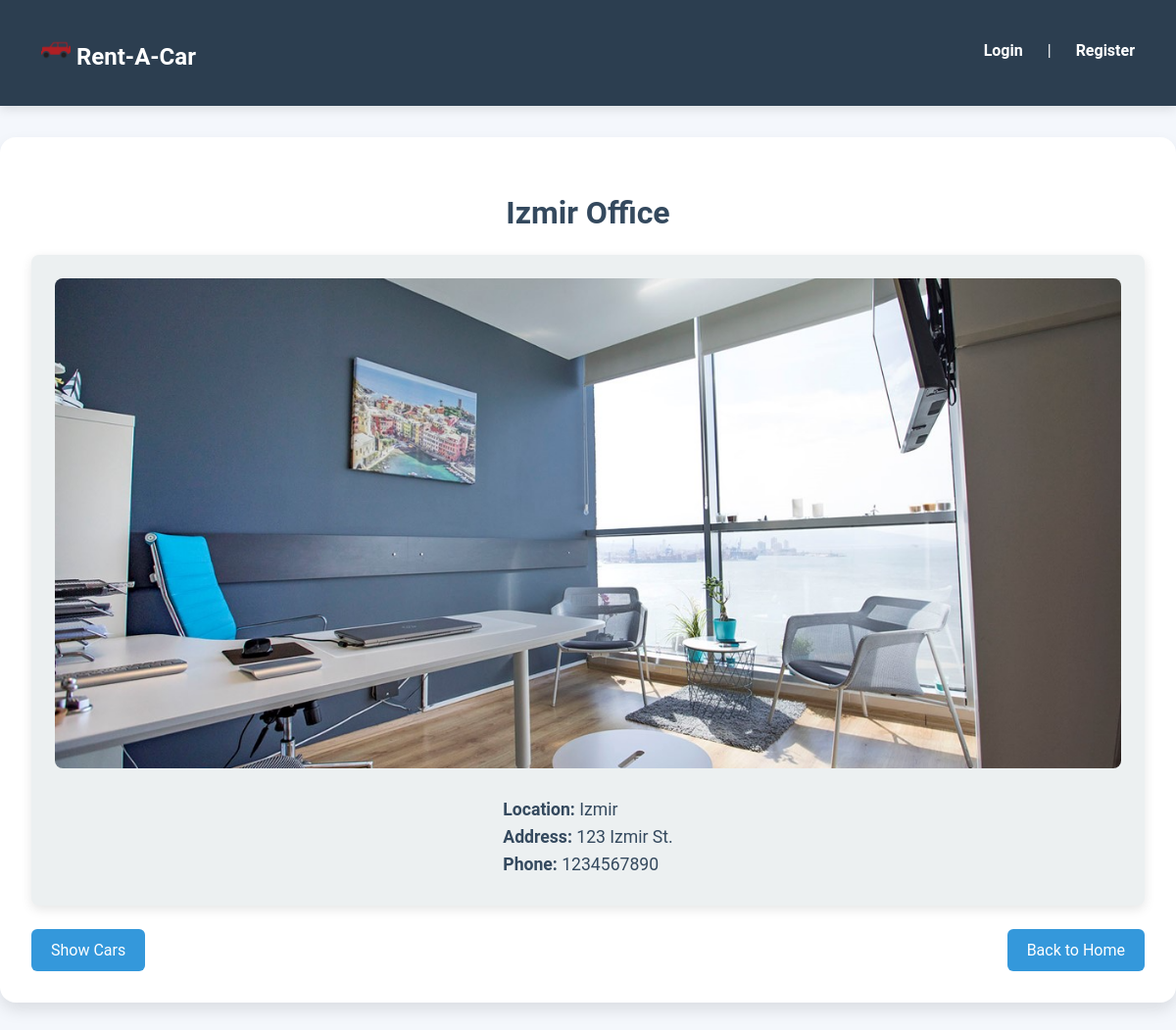
The app's page /office/1 with its own data.
### models/models.py (models this page shows)
class Office(db.Model):
    __tablename__ = 'offices'
    id = db.Column(db.Integer, primary_key=True)
    name = db.Column(db.String(100), unique=True, nullable=False)
    location = db.Column(db.String(100), nullable=False)
    address = db.Column(db.Text, nullable=False)
    phone_no = db.Column(db.String(15), nullable=False)
    latitude = db.Column(db.Float, nullable=True)
    longitude = db.Column(db.Float, nullable=True)
    cars = db.relationship('Car', backref='office', lazy=True)

### app.py (the view)
@app.route('/office/<int:office_id>')
def office_info(office_id):
    office = Office.query.get_or_404(office_id)
    return render_template('office_info.html', office=office)

### app.py (called while the page is built)
@app.context_processor
def inject_is_authenticated():
    return dict(is_authenticated=is_authenticated)

@app.before_request
def set_language():
    session.setdefault("language", "en")

@app.context_processor
def inject_language():
    lang = session.get("language", "en")
    return dict(language=lang, translations=LANGUAGES[lang])

### helpers/auth_handler.py (called while the page is built)
def is_authenticated(session):
    return 'user_id' in session

### templates/office_info.html
{% extends 'base.html' %}
{% block content %}
<div class="office-container">
    <h2 class="office-name">{{ office.name }}</h2>
    <div class="office-info-box">
        <img src="{{ url_for('static', filename='images/office/' + office.id|string + '.png') }}"
     alt="{{ office.name }}" class="office-detail-image">
        <div class="office-details">
            <p><strong>{{ translations['location'] }}:</strong> {{ office.location }}</p>
            <p><strong>{{ translations['address'] }}:</strong> {{ office.address }}</p>
            <p><strong>{{ translations['phone'] }}:</strong> {{ office.phone_no }}</p>
        </div>
    </div>
    <div class="office-buttons-container">
        <a href="{{ url_for('show_office_cars', office_id=office.id) }}" class="office-button">{{ translations['show_cars'] }}</a>
        <a href="{{ url_for('home') }}" class="office-button">{{ translations['back_to_home'] }}</a>
    </div>
</div>
{% endblock %}

### static/css/styles.css (style rules this page uses)
body { font-family: 'Roboto', sans-serif; background-color: #f4f7fc; margin: 0; padding: 0; }
h2 { font-size: 2.2rem; color: #34495e; margin-bottom: 1.5rem; text-align: center; }
.office-container { max-width: 1200px; margin: 2rem auto; padding: 2rem; background-color: #fff; border-radius: 16px; box-shadow: 0 8px 16px rgba(0, 0, 0, 0.1); }
.office-name { font-size: 2rem; color: #34495e; margin-bottom: 1.5rem; text-align: center; }
.office-info-box { display: flex; flex-direction: column; align-items: center; justify-content: center; box-shadow: 0 4px 12px rgba(0, 0, 0, 0.1); padding: 1.5rem; border-radius: 8px; background-color: #ecf0f1; }
.office-detail-image { width: 100%; height: 500px; object-fit: cover; border-radius: 8px; margin-bottom: 1.5rem; }
.office-details p { font-size: 1.1rem; color: #34495e; margin: 0.5rem 0; }
.office-buttons-container { display: flex; justify-content: space-between; margin-top: 1.5rem; }
.office-button { padding: 12px 20px; background-color: #3498db; color: white; text-decoration: none; border-radius: 6px; transition: background 0.3s ease; }

### records on screen
Office: name "Izmir Office", location "Izmir", address "123 Izmir St.", phone_no "1234567890"

### other values on screen
{{ translations['welcome'] }} "Rent-A-Car"
{{ translations['login'] }} "Login"
{{ translations['register'] }} "Register"
{{ translations['location'] }} "Location"
{{ translations['address'] }} "Address"
{{ translations['phone'] }} "Phone"
{{ translations['show_cars'] }} "Show Cars"
{{ translations['back_to_home'] }} "Back to Home"
